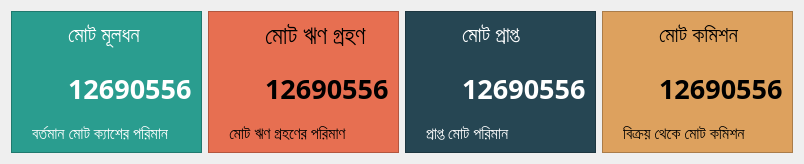
    <widget class="QWidget" name="homeContentTop" native="true">
     <layout class="QHBoxLayout" name="horizontalLayout_2">
      <item>
       <widget class="QFrame" name="capitalFrame">
        <property name="font">
         <font>
          <family>Arial</family>
         </font>
        </property>
        <property name="styleSheet">
         <string notr="true">background-color: #2A9D8F;
color: rgb(255, 255, 255);
</string>
        </property>
        <property name="frameShape">
         <enum>QFrame::StyledPanel</enum>
        </property>
        <property name="frameShadow">
         <enum>QFrame::Raised</enum>
        </property>
        <layout class="QVBoxLayout" name="verticalLayout_12">
         <property name="leftMargin">
          <number>20</number>
         </property>
         <property name="rightMargin">
          <number>9</number>
         </property>
         <item>
          <layout class="QHBoxLayout" name="horizontalLayout_7">
           <item>
            <widget class="QLabel" name="earnIcon">
             <property name="minimumSize">
              <size>
               <width>30</width>
               <height>30</height>
              </size>
             </property>
             <property name="maximumSize">
              <size>
               <width>30</width>
               <height>30</height>
              </size>
             </property>
             <property name="text">
              <string/>
             </property>
             <property name="pixmap">
              <pixmap resource="../resource.qrc">:/icons/images/capital.png</pixmap>
             </property>
             <property name="scaledContents">
              <bool>true</bool>
             </property>
             <property name="alignment">
              <set>Qt::AlignRight|Qt::AlignTrailing|Qt::AlignVCenter</set>
             </property>
            </widget>
           </item>
           <item>
            <widget class="QLabel" name="earnLabel">
             <property name="maximumSize">
              <size>
               <width>16777215</width>
               <height>16777215</height>
              </size>
             </property>
             <property name="font">
              <font>
               <family>SutonnyMJ</family>
               <pointsize>16</pointsize>
               <weight>50</weight>
               <bold>false</bold>
              </font>
             </property>
             <property name="text">
              <string>মোট মূলধন</string>
             </property>
             <property name="scaledContents">
              <bool>true</bool>
             </property>
             <property name="alignment">
              <set>Qt::AlignLeading|Qt::AlignLeft|Qt::AlignVCenter</set>
             </property>
            </widget>
           </item>
          </layout>
         </item>
         <item>
          <layout class="QHBoxLayout" name="horizontalLayout">
           <item>
            <widget class="QFrame" name="capitalAmountIcon">
             <property name="minimumSize">
              <size>
               <width>30</width>
               <height>30</height>
              </size>
             </property>
             <property name="maximumSize">
              <size>
               <width>30</width>
               <height>16777215</height>
              </size>
             </property>
             <layout class="QVBoxLayout" name="verticalLayout">
              <item>
               <widget class="QLabel" name="label_3">
                <property name="minimumSize">
                 <size>
                  <width>25</width>
                  <height>25</height>
                 </size>
                </property>
                <property name="maximumSize">
                 <size>
                  <width>25</width>
                  <height>25</height>
                 </size>
                </property>
                <property name="text">
                 <string/>
                </property>
                <property name="pixmap">
                 <pixmap resource="../resource.qrc">:/icons/images/taka.png</pixmap>
                </property>
                <property name="scaledContents">
                 <bool>true</bool>
                </property>
                <property name="alignment">
                 <set>Qt::AlignCenter</set>
                </property>
                <property name="wordWrap">
                 <bool>false</bool>
                </property>
               </widget>
              </item>
              <item>
               <widget class="QLabel" name="label_4">
                <property name="text">
                 <string/>
                </property>
               </widget>
              </item>
             </layout>
            </widget>
           </item>
           <item>
            <widget class="QLabel" name="capitalAmount">
             <property name="font">
              <font>
               <family>SutonnyMJ</family>
               <pointsize>20</pointsize>
               <weight>75</weight>
               <bold>true</bold>
              </font>
             </property>
             <property name="text">
              <string>12690556</string>
             </property>
             <property name="alignment">
              <set>Qt::AlignLeading|Qt::AlignLeft|Qt::AlignVCenter</set>
             </property>
            </widget>
           </item>
          </layout>
         </item>
         <item>
          <widget class="QLabel" name="label_5">
           <property name="font">
            <font>
             <family>SutonnyMJ</family>
             <pointsize>12</pointsize>
            </font>
           </property>
           <property name="text">
            <string>বর্তমান মোট ক্যাশের পরিমান </string>
           </property>
          </widget>
         </item>
        </layout>
       </widget>
      </item>
      <item>
       <widget class="QFrame" name="loanFrame">
        <property name="font">
         <font>
          <family>Arial</family>
         </font>
        </property>
        <property name="styleSheet">
         <string notr="true">background-color: #E76F51;</string>
        </property>
        <property name="frameShape">
         <enum>QFrame::StyledPanel</enum>
        </property>
        <property name="frameShadow">
         <enum>QFrame::Raised</enum>
        </property>
        <layout class="QVBoxLayout" name="verticalLayout_13">
         <property name="leftMargin">
          <number>20</number>
         </property>
         <item>
          <layout class="QHBoxLayout" name="horizontalLayout_13">
           <item>
            <widget class="QLabel" name="earnIcon_4">
             <property name="minimumSize">
              <size>
               <width>30</width>
               <height>30</height>
              </size>
             </property>
             <property name="maximumSize">
              <size>
               <width>30</width>
               <height>30</height>
              </size>
             </property>
             <property name="text">
              <string/>
             </property>
             <property name="pixmap">
              <pixmap resource="../resource.qrc">:/icons/images/loan.png</pixmap>
             </property>
             <property name="scaledContents">
              <bool>true</bool>
             </property>
             <property name="alignment">
              <set>Qt::AlignRight|Qt::AlignTrailing|Qt::AlignVCenter</set>
             </property>
            </widget>
           </item>
           <item>
            <widget class="QLabel" name="earnLabel_4">
             <property name="maximumSize">
              <size>
               <width>16777215</width>
               <height>16777215</height>
              </size>
             </property>
             <property name="font">
              <font>
               <family>SutonnyMJ</family>
               <pointsize>18</pointsize>
               <weight>50</weight>
               <bold>false</bold>
              </font>
             </property>
             <property name="text">
              <string>মোট ঋণ গ্রহণ</string>
             </property>
             <property name="scaledContents">
              <bool>true</bool>
             </property>
             <property name="alignment">
              <set>Qt::AlignLeading|Qt::AlignLeft|Qt::AlignVCenter</set>
             </property>
            </widget>
           </item>
          </layout>
         </item>
         <item>
          <layout class="QHBoxLayout" name="horizontalLayout_12">
           <item>
            <widget class="QFrame" name="capitalAmountIcon_4">
             <property name="minimumSize">
              <size>
               <width>30</width>
               <height>30</height>
              </size>
             </property>
             <property name="maximumSize">
              <size>
               <width>30</width>
               <height>16777215</height>
              </size>
             </property>
             <layout class="QVBoxLayout" name="verticalLayout_4">
              <item>
               <widget class="QLabel" name="label_13">
                <property name="minimumSize">
                 <size>
                  <width>25</width>
                  <height>25</height>
                 </size>
                </property>
                <property name="maximumSize">
                 <size>
                  <width>25</width>
                  <height>25</height>
                 </size>
                </property>
                <property name="text">
                 <string/>
                </property>
                <property name="pixmap">
                 <pixmap resource="../resource.qrc">:/icons/images/taka.png</pixmap>
                </property>
                <property name="scaledContents">
                 <bool>true</bool>
                </property>
                <property name="alignment">
                 <set>Qt::AlignCenter</set>
                </property>
                <property name="wordWrap">
                 <bool>false</bool>
                </property>
               </widget>
              </item>
              <item>
               <widget class="QLabel" name="label_14">
                <property name="text">
                 <string/>
                </property>
               </widget>
              </item>
             </layout>
            </widget>
           </item>
           <item>
            <widget class="QLabel" name="receivedLoanAmount">
             <property name="font">
              <font>
               <family>SutonnyMJ</family>
               <pointsize>20</pointsize>
               <weight>75</weight>
               <bold>true</bold>
              </font>
             </property>
             <property name="text">
              <string>12690556</string>
             </property>
             <property name="alignment">
              <set>Qt::AlignLeading|Qt::AlignLeft|Qt::AlignVCenter</set>
             </property>
            </widget>
           </item>
          </layout>
         </item>
         <item>
          <widget class="QLabel" name="label_12">
           <property name="font">
            <font>
             <family>SutonnyMJ</family>
             <pointsize>12</pointsize>
            </font>
           </property>
           <property name="text">
            <string>মোট ঋণ গ্রহণের পরিমাণ</string>
           </property>
          </widget>
         </item>
        </layout>
       </widget>
      </item>
      <item>
       <widget class="QFrame" name="receivedFrame">
        <property name="font">
         <font>
          <family>Arial</family>
         </font>
        </property>
        <property name="styleSheet">
         <string notr="true">background-color: #264653;
color: rgb(255, 255, 255);</string>
        </property>
        <property name="frameShape">
         <enum>QFrame::StyledPanel</enum>
        </property>
        <property name="frameShadow">
         <enum>QFrame::Raised</enum>
        </property>
        <layout class="QVBoxLayout" name="verticalLayout_14">
         <property name="leftMargin">
          <number>20</number>
         </property>
         <item>
          <layout class="QHBoxLayout" name="horizontalLayout_15">
           <item>
            <widget class="QLabel" name="earnIcon_5">
             <property name="minimumSize">
              <size>
               <width>30</width>
               <height>30</height>
              </size>
             </property>
             <property name="maximumSize">
              <size>
               <width>30</width>
               <height>30</height>
              </size>
             </property>
             <property name="text">
              <string/>
             </property>
             <property name="pixmap">
              <pixmap resource="../resource.qrc">:/icons/images/received.png</pixmap>
             </property>
             <property name="scaledContents">
              <bool>true</bool>
             </property>
             <property name="alignment">
              <set>Qt::AlignRight|Qt::AlignTrailing|Qt::AlignVCenter</set>
             </property>
            </widget>
           </item>
           <item>
            <widget class="QLabel" name="earnLabel_5">
             <property name="maximumSize">
              <size>
               <width>16777215</width>
               <height>16777215</height>
              </size>
             </property>
             <property name="font">
              <font>
               <family>SutonnyMJ</family>
               <pointsize>16</pointsize>
               <weight>50</weight>
               <bold>false</bold>
              </font>
             </property>
             <property name="text">
              <string>মোট প্রাপ্ত</string>
             </property>
             <property name="scaledContents">
              <bool>true</bool>
             </property>
             <property name="alignment">
              <set>Qt::AlignLeading|Qt::AlignLeft|Qt::AlignVCenter</set>
             </property>
            </widget>
           </item>
          </layout>
         </item>
         <item>
          <layout class="QHBoxLayout" name="horizontalLayout_14">
           <item>
            <widget class="QFrame" name="capitalAmountIcon_5">
             <property name="minimumSize">
              <size>
               <width>30</width>
               <height>30</height>
              </size>
             </property>
             <property name="maximumSize">
              <size>
               <width>30</width>
               <height>16777215</height>
              </size>
             </property>
             <layout class="QVBoxLayout" name="verticalLayout_5">
              <item>
               <widget class="QLabel" name="label_16">
                <property name="minimumSize">
                 <size>
                  <width>25</width>
                  <height>25</height>
                 </size>
                </property>
                <property name="maximumSize">
                 <size>
                  <width>25</width>
                  <height>25</height>
                 </size>
                </property>
                <property name="text">
                 <string/>
                </property>
                <property name="pixmap">
                 <pixmap resource="../resource.qrc">:/icons/images/taka.png</pixmap>
                </property>
                <property name="scaledContents">
                 <bool>true</bool>
                </property>
                <property name="alignment">
                 <set>Qt::AlignCenter</set>
                </property>
                <property name="wordWrap">
                 <bool>false</bool>
                </property>
               </widget>
              </item>
              <item>
               <widget class="QLabel" name="label_17">
                <property name="text">
                 <string/>
                </property>
               </widget>
              </item>
             </layout>
            </widget>
           </item>
           <item>
            <widget class="QLabel" name="receivedAmount">
             <property name="font">
              <font>
               <family>SutonnyMJ</family>
               <pointsize>20</pointsize>
               <weight>75</weight>
               <bold>true</bold>
              </font>
             </property>
             <property name="text">
              <string>12690556</string>
             </property>
             <property name="alignment">
              <set>Qt::AlignLeading|Qt::AlignLeft|Qt::AlignVCenter</set>
             </property>
            </widget>
           </item>
          </layout>
         </item>
         <item>
          <widget class="QLabel" name="label_15">
           <property name="font">
            <font>
             <family>SutonnyMJ</family>
             <pointsize>12</pointsize>
            </font>
           </property>
           <property name="text">
            <string>প্রাপ্ত মোট পরিমান</string>
           </property>
          </widget>
         </item>
        </layout>
       </widget>
      </item>
      <item>
       <widget class="QFrame" name="commisionFrame">
        <property name="font">
         <font>
          <family>Arial</family>
         </font>
        </property>
        <property name="styleSheet">
         <string notr="true">background-color: #DDA15E;
</string>
        </property>
        <property name="frameShape">
         <enum>QFrame::StyledPanel</enum>
        </property>
        <property name="frameShadow">
         <enum>QFrame::Raised</enum>
        </property>
        <layout class="QVBoxLayout" name="verticalLayout_19">
         <property name="leftMargin">
          <number>20</number>
         </property>
         <item>
          <layout class="QHBoxLayout" name="horizontalLayout_17">
           <item>
            <widget class="QLabel" name="earnIcon_7">
             <property name="minimumSize">
              <size>
               <width>30</width>
               <height>30</height>
              </size>
             </property>
             <property name="maximumSize">
              <size>
               <width>30</width>
               <height>30</height>
              </size>
             </property>
             <property name="text">
              <string/>
             </property>
             <property name="pixmap">
              <pixmap resource="../resource.qrc">:/icons/images/commision.png</pixmap>
             </property>
             <property name="scaledContents">
              <bool>true</bool>
             </property>
             <property name="alignment">
              <set>Qt::AlignRight|Qt::AlignTrailing|Qt::AlignVCenter</set>
             </property>
            </widget>
           </item>
           <item>
            <widget class="QLabel" name="earnLabel_7">
             <property name="maximumSize">
              <size>
               <width>16777215</width>
               <height>16777215</height>
              </size>
             </property>
             <property name="font">
              <font>
               <family>SutonnyMJ</family>
               <pointsize>16</pointsize>
               <weight>50</weight>
               <bold>false</bold>
              </font>
             </property>
             <property name="text">
              <string>মোট কমিশন</string>
             </property>
             <property name="scaledContents">
              <bool>true</bool>
             </property>
             <property name="alignment">
              <set>Qt::AlignLeading|Qt::AlignLeft|Qt::AlignVCenter</set>
             </property>
            </widget>
           </item>
          </layout>
         </item>
         <item>
          <layout class="QHBoxLayout" name="horizontalLayout_21">
           <item>
            <widget class="QFrame" name="capitalAmountIcon_7">
             <property name="minimumSize">
              <size>
               <width>30</width>
               <height>30</height>
              </size>
             </property>
             <property name="maximumSize">
              <size>
               <width>30</width>
               <height>16777215</height>
              </size>
             </property>
             <layout class="QVBoxLayout" name="verticalLayout_6">
              <item>
               <widget class="QLabel" name="label_21">
                <property name="minimumSize">
                 <size>
                  <width>25</width>
                  <height>25</height>
                 </size>
                </property>
                <property name="maximumSize">
                 <size>
                  <width>25</width>
                  <height>25</height>
                 </size>
                </property>
                <property name="text">
                 <string/>
                </property>
                <property name="pixmap">
                 <pixmap resource="../resource.qrc">:/icons/images/taka.png</pixmap>
                </property>
                <property name="scaledContents">
                 <bool>true</bool>
                </property>
                <property name="alignment">
                 <set>Qt::AlignCenter</set>
                </property>
                <property name="wordWrap">
                 <bool>false</bool>
                </property>
               </widget>
              </item>
              <item>
               <widget class="QLabel" name="label_22">
                <property name="text">
                 <string/>
                </property>
               </widget>
              </item>
             </layout>
            </widget>
           </item>
           <item>
            <widget class="QLabel" name="commisionAmount">
             <property name="font">
              <font>
               <family>SutonnyMJ</family>
               <pointsize>20</pointsize>
               <weight>75</weight>
               <bold>true</bold>
              </font>
             </property>
             <property name="text">
              <string>12690556</string>
             </property>
             <property name="alignment">
              <set>Qt::AlignLeading|Qt::AlignLeft|Qt::AlignVCenter</set>
             </property>
            </widget>
           </item>
          </layout>
         </item>
         <item>
          <widget class="QLabel" name="label_23">
           <property name="font">
            <font>
             <family>SutonnyMJ</family>
             <pointsize>12</pointsize>
            </font>
           </property>
           <property name="text">
            <string>বিক্রয় থেকে মোট কমিশন</string>
           </property>
          </widget>
         </item>
        </layout>
       </widget>
      </item>
     </layout>
    </widget>
